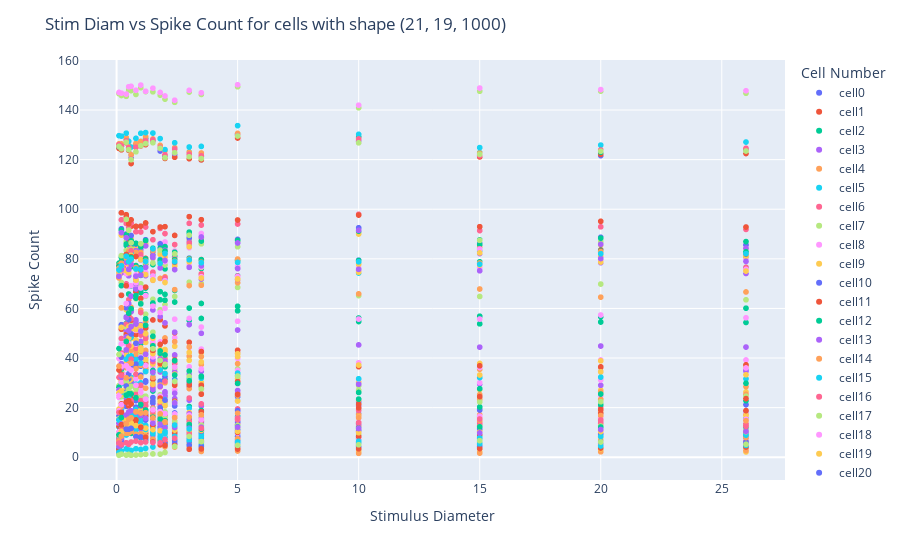

Source (notebook cell):
### Code cell
import plotly.express as px

fig = px.scatter(datadf,datadf["Stimulus Diameter"], datadf["Spike Count"],color=datadf['Cell Number'])


# Add titles and labels
fig.update_layout(
    title='Stim Diam vs Spike Count for cells',
    xaxis_title='Stimulus Diameter',
    yaxis_title='Spike Count',
    autosize = True,
    )

fig.show()
